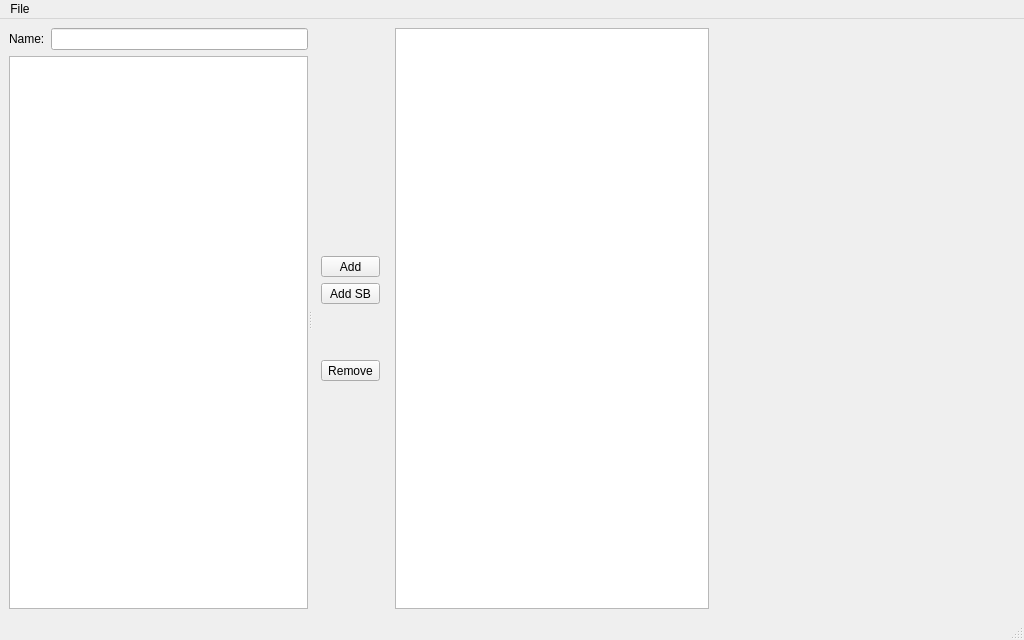
<?xml version="1.0" encoding="UTF-8"?>
<ui version="4.0">
 <class>MainWindow</class>
 <widget class="QMainWindow" name="MainWindow">
  <property name="geometry">
   <rect>
    <x>0</x>
    <y>0</y>
    <width>1024</width>
    <height>640</height>
   </rect>
  </property>
  <property name="windowTitle">
   <string>MainWindow</string>
  </property>
  <widget class="QWidget" name="centralwidget">
   <layout class="QHBoxLayout" name="horizontalLayout_3">
    <item>
     <widget class="QSplitter" name="splitter">
      <property name="orientation">
       <enum>Qt::Horizontal</enum>
      </property>
      <widget class="QWidget" name="layoutWidget_2">
       <layout class="QVBoxLayout" name="verticalLayout_2">
        <item>
         <layout class="QHBoxLayout" name="horizontalLayout_2">
          <item>
           <widget class="QLabel" name="label">
            <property name="text">
             <string>Name:</string>
            </property>
           </widget>
          </item>
          <item>
           <widget class="QLineEdit" name="filterLineEdit"/>
          </item>
         </layout>
        </item>
        <item>
         <widget class="QTableView" name="cardBaseView">
          <property name="selectionBehavior">
           <enum>QAbstractItemView::SelectRows</enum>
          </property>
         </widget>
        </item>
       </layout>
      </widget>
      <widget class="QWidget" name="layoutWidget">
       <layout class="QHBoxLayout" name="horizontalLayout">
        <item>
         <widget class="QWidget" name="widget" native="true">
          <property name="sizePolicy">
           <sizepolicy hsizetype="Fixed" vsizetype="Preferred">
            <horstretch>0</horstretch>
            <verstretch>0</verstretch>
           </sizepolicy>
          </property>
          <layout class="QVBoxLayout" name="verticalLayout">
           <item>
            <spacer name="verticalSpacer">
             <property name="orientation">
              <enum>Qt::Vertical</enum>
             </property>
             <property name="sizeHint" stdset="0">
              <size>
               <width>20</width>
               <height>198</height>
              </size>
             </property>
            </spacer>
           </item>
           <item>
            <widget class="QToolButton" name="addCardButton">
             <property name="sizePolicy">
              <sizepolicy hsizetype="Expanding" vsizetype="Fixed">
               <horstretch>0</horstretch>
               <verstretch>0</verstretch>
              </sizepolicy>
             </property>
             <property name="text">
              <string>Add</string>
             </property>
             <property name="icon">
              <iconset resource="../resources.qrc">
               <normaloff>:/icons/icons/Fairytale_right.png</normaloff>:/icons/icons/Fairytale_right.png</iconset>
             </property>
            </widget>
           </item>
           <item>
            <widget class="QToolButton" name="addCardSBButton">
             <property name="sizePolicy">
              <sizepolicy hsizetype="Expanding" vsizetype="Fixed">
               <horstretch>0</horstretch>
               <verstretch>0</verstretch>
              </sizepolicy>
             </property>
             <property name="text">
              <string>Add SB</string>
             </property>
             <property name="icon">
              <iconset resource="../resources.qrc">
               <normaloff>:/icons/icons/Fairytale_right_blue.png</normaloff>:/icons/icons/Fairytale_right_blue.png</iconset>
             </property>
            </widget>
           </item>
           <item>
            <spacer name="verticalSpacer_3">
             <property name="orientation">
              <enum>Qt::Vertical</enum>
             </property>
             <property name="sizeType">
              <enum>QSizePolicy::Minimum</enum>
             </property>
             <property name="sizeHint" stdset="0">
              <size>
               <width>20</width>
               <height>50</height>
              </size>
             </property>
            </spacer>
           </item>
           <item>
            <widget class="QToolButton" name="removeCardButton">
             <property name="sizePolicy">
              <sizepolicy hsizetype="Expanding" vsizetype="Fixed">
               <horstretch>0</horstretch>
               <verstretch>0</verstretch>
              </sizepolicy>
             </property>
             <property name="text">
              <string>Remove</string>
             </property>
             <property name="icon">
              <iconset resource="../resources.qrc">
               <normaloff>:/icons/icons/Fairytale_right_red.png</normaloff>:/icons/icons/Fairytale_right_red.png</iconset>
             </property>
            </widget>
           </item>
           <item>
            <spacer name="verticalSpacer_2">
             <property name="orientation">
              <enum>Qt::Vertical</enum>
             </property>
             <property name="sizeHint" stdset="0">
              <size>
               <width>20</width>
               <height>198</height>
              </size>
             </property>
            </spacer>
           </item>
          </layout>
         </widget>
        </item>
        <item>
         <widget class="QTreeView" name="deckView"/>
        </item>
       </layout>
      </widget>
     </widget>
    </item>
    <item>
     <widget class="QWidget" name="widget_2" native="true">
      <property name="minimumSize">
       <size>
        <width>0</width>
        <height>0</height>
       </size>
      </property>
      <layout class="QVBoxLayout" name="verticalLayout_3">
       <property name="margin">
        <number>0</number>
       </property>
       <item>
        <widget class="CardView" name="cardView" native="true">
         <property name="minimumSize">
          <size>
           <width>300</width>
           <height>433</height>
          </size>
         </property>
        </widget>
       </item>
       <item>
        <spacer name="verticalSpacer_4">
         <property name="orientation">
          <enum>Qt::Vertical</enum>
         </property>
         <property name="sizeHint" stdset="0">
          <size>
           <width>20</width>
           <height>220</height>
          </size>
         </property>
        </spacer>
       </item>
      </layout>
     </widget>
    </item>
   </layout>
  </widget>
  <widget class="QMenuBar" name="menubar">
   <property name="geometry">
    <rect>
     <x>0</x>
     <y>0</y>
     <width>1024</width>
     <height>22</height>
    </rect>
   </property>
   <widget class="QMenu" name="menuFile">
    <property name="title">
     <string>File</string>
    </property>
    <addaction name="actionNew_Deck"/>
    <addaction name="actionOpen_Deck"/>
    <addaction name="actionSave_Deck"/>
    <addaction name="actionSave_Deck_As"/>
    <addaction name="separator"/>
    <addaction name="actionImport_CardBase"/>
    <addaction name="actionExport_CardBase"/>
    <addaction name="separator"/>
    <addaction name="actionClear_Base"/>
    <addaction name="separator"/>
    <addaction name="actionClose"/>
   </widget>
   <addaction name="menuFile"/>
  </widget>
  <widget class="QStatusBar" name="statusbar"/>
  <action name="actionSave_Deck">
   <property name="text">
    <string>Save Deck</string>
   </property>
   <property name="shortcut">
    <string>Ctrl+S</string>
   </property>
  </action>
  <action name="actionOpen_Deck">
   <property name="text">
    <string>Open Deck...</string>
   </property>
   <property name="shortcut">
    <string>Ctrl+O</string>
   </property>
  </action>
  <action name="actionClose">
   <property name="text">
    <string>Close</string>
   </property>
   <property name="shortcut">
    <string>Ctrl+W</string>
   </property>
  </action>
  <action name="actionImport_CardBase">
   <property name="text">
    <string>Import Card Base...</string>
   </property>
   <property name="shortcut">
    <string>Ctrl+I</string>
   </property>
  </action>
  <action name="actionExport_CardBase">
   <property name="text">
    <string>Export Card Base...</string>
   </property>
   <property name="shortcut">
    <string>Ctrl+E</string>
   </property>
  </action>
  <action name="actionNew_Deck">
   <property name="text">
    <string>New Deck</string>
   </property>
   <property name="shortcut">
    <string>Ctrl+N</string>
   </property>
  </action>
  <action name="actionSave_Deck_As">
   <property name="text">
    <string>Save Deck As...</string>
   </property>
   <property name="shortcut">
    <string>Ctrl+Shift+S</string>
   </property>
  </action>
  <action name="actionClear_Base">
   <property name="text">
    <string>Clear Card Base</string>
   </property>
  </action>
 </widget>
 <customwidgets>
  <customwidget>
   <class>CardView</class>
   <extends>QWidget</extends>
   <header>gui/cardview.h</header>
   <container>1</container>
  </customwidget>
 </customwidgets>
 <resources>
  <include location="../resources.qrc"/>
 </resources>
 <connections/>
</ui>
